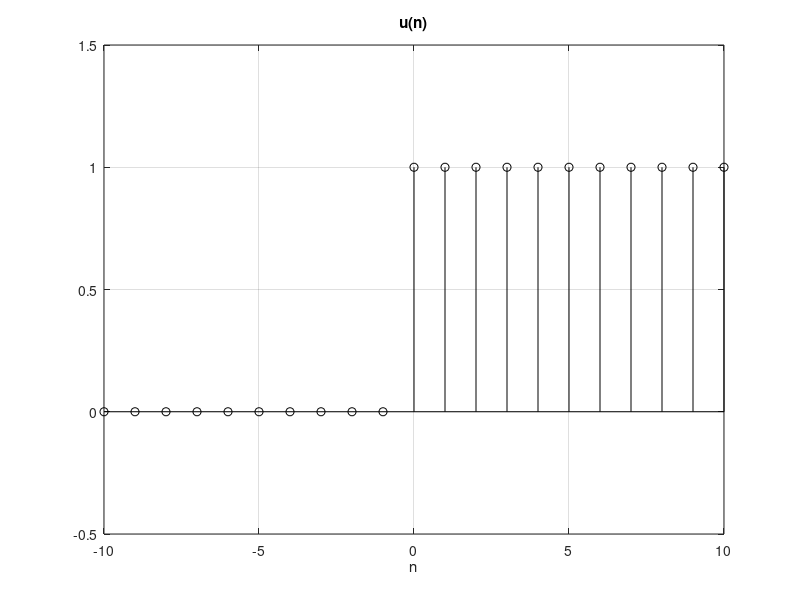

The MATLAB script that drew this image:
%% Lezione 2 - Gradino unitario
clear all;
clc;

n = [-10:10];
y = zeros(1, 21);
y(11:21) = 1;
figure
set(gca,'FontSize',14)
stem(n, y, 'k')
xlabel('n')
title('u(n)')
axis([-10 10 -0.5 1.5])
grid on

pause;
close